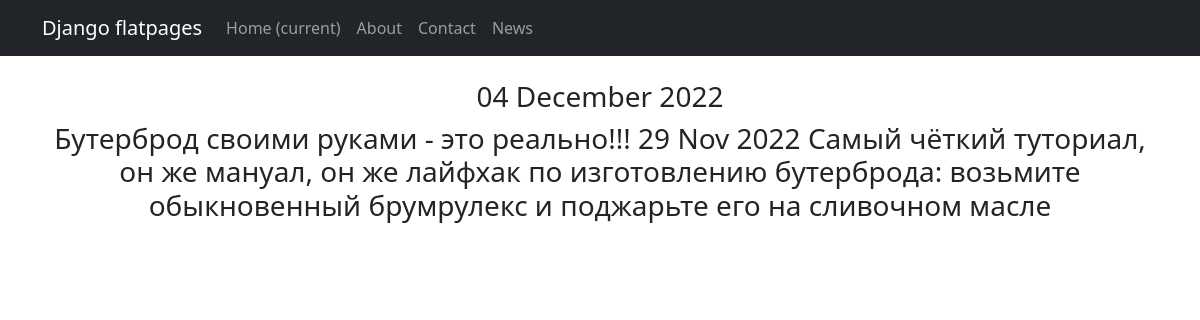
Screenshot of /news/1 with the database file from the repository.
### newsviewsapp/models.py (models this page shows, shortened)
class New(models.Model):
    title = models.CharField(
        max_length=50,
        unique=True, # названия статей не должны повторяться
    )
    text = models.TextField()
    dateCreation = models.DateTimeField(auto_now_add=True)
    category = models.ForeignKey(
        to='Category',
        on_delete=models.CASCADE,
        related_name='news',  # все новости в категории будут доступны через поле news
    )

### newsviewsapp/views.py (the view)
# urls.py: path('<int:pk>', NewDetail.as_view()),
class NewDetail(DetailView):
    model = New
    template_name = 'new.html'
    context_object_name = 'new'

### newsviewsapp/templatetags/custom_filters.py (called while the page is built)
@register.filter()
def censor(value):
    bad_words = ('бяка', 'бяки', 'бука', 'буки', 'буки!', 'буками')
    if not isinstance(value, str):
        raise TypeError(f"unresolved type '{type(value)}' expected  type 'str'")
    specialsimbols=('!', ',', '.', ':', ';')
    for word in value.split():
        if word[len(word)-1] in specialsimbols:
            word = word[:len(word)-1]
        if word.lower() in bad_words:
            value = value.replace(word, f"{word[0]}{'*' * (len(word) - 1)}")
    return value

### newsviewsapp/templatetags/custom_tags.py (called while the page is built)
@register.simple_tag()
def current_time(format_string='%b %d %Y'):
   return datetime.utcnow().strftime(format_string)

### templates/new.html (shortened to what this page needs)
{% extends 'flatpages/default.html' %}
{% load custom_filters %}
{% load custom_tags %}
{% block content %}
    <br>
    <h3>{% current_time '%d %B %Y' %}</h3>
    <tr>
        <h3><td>{{ new.title|censor }}</td>
        <td>{{ new.dateCreation|date:'d M Y' }}</td>
        <td>{{ new.text|censor }}</td>
    </tr></h3><br>
{% endblock content %}

### rows the page displays
New: title|censor "Бутерброд своими руками - это реально!!!", dateCreation "29 Nov 2022", text|censor "Самый чёткий туториал, он же мануал, он же лайфхак по изготовлению бутерброда: возьмите обыкновенный брумрулекс и поджарьте его на сливочном масле"
